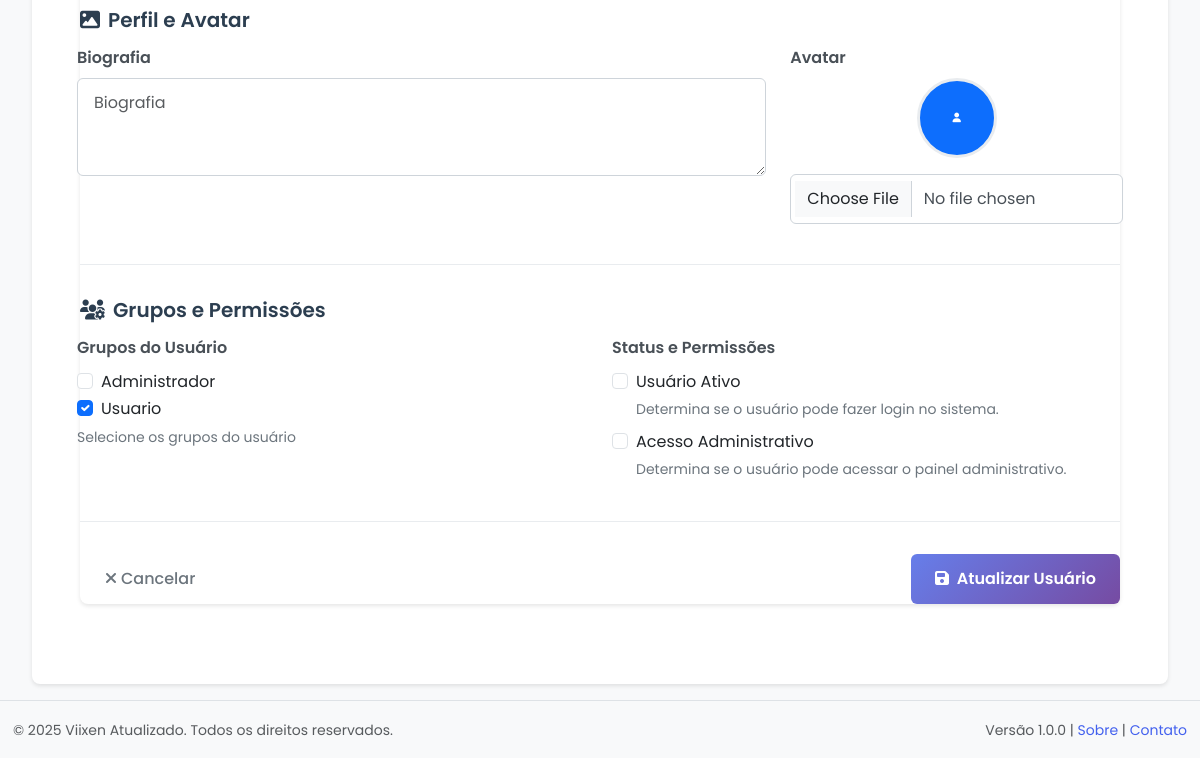
The page /accounts/users/16/edit/ (signed in, lower part) on the database as committed earlier.
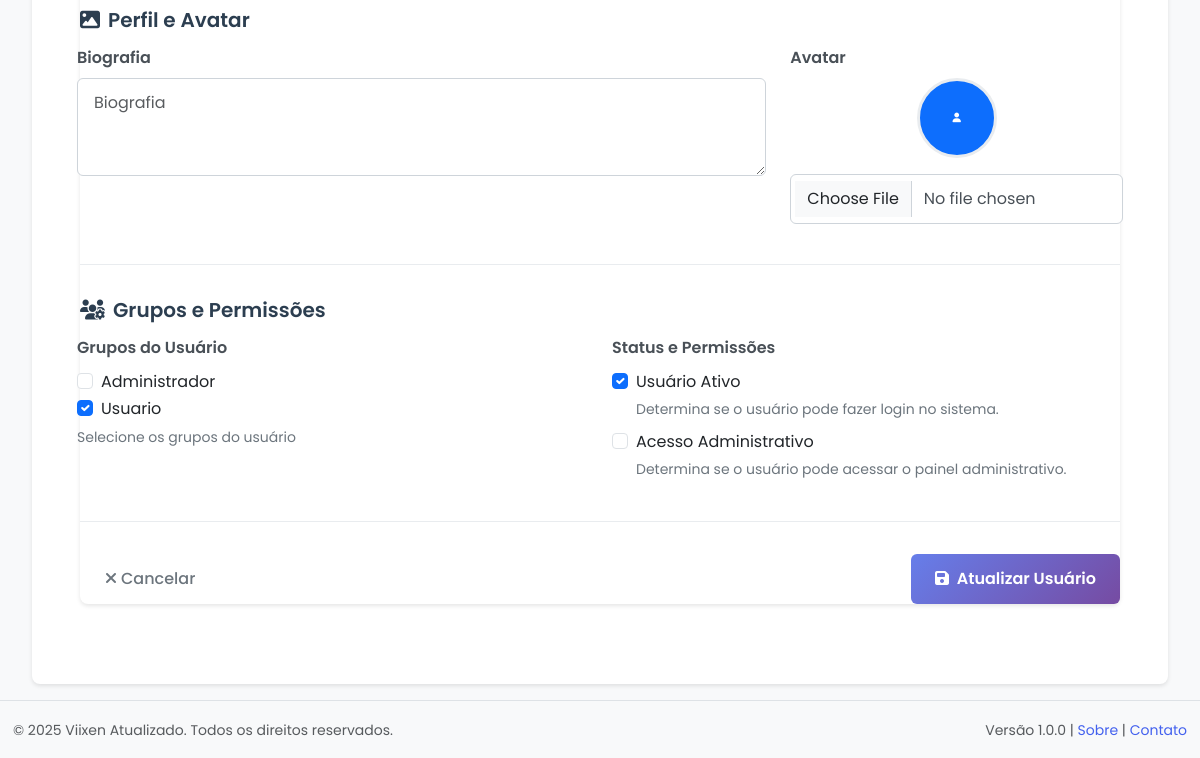
The same page on the database as committed later.
### apps/accounts/models.py (models this page shows, shortened)
class CustomUser(AbstractUser):
    avatar = models.ImageField(
        upload_to=avatar_upload_path,
        blank=True,
        null=True,
        validators=[FileExtensionValidator(allowed_extensions=['jpg', 'jpeg', 'png', 'gif'])]
    )
    bio = models.TextField(blank=True, max_length=500)
    cargo = models.ForeignKey(Cargo, on_delete=models.SET_NULL, null=True, blank=True, related_name='usuarios')
    departamento = models.ForeignKey(Departamento, on_delete=models.SET_NULL, null=True, blank=True, related_name='usuarios')
    data_nascimento = models.DateField(blank=True, null=True)
    telefone = models.CharField(max_length=20, blank=True)
    is_active = models.BooleanField(default=False)
    email_verificado = models.BooleanField(default=False)  # Tornar default explícito
    ultimo_login_social = models.DateTimeField(null=True, blank=True)
    provedor_social = models.CharField(max_length=30, blank=True)
    uid_social = models.CharField(max_length=255, blank=True)
    codigo_ativacao = models.CharField(max_length=6, blank=True, null=True)
    codigo_ativacao_criado_em = models.DateTimeField(null=True, blank=True)
    tentativas_codigo = models.IntegerField(default=0)
    class Meta:
        verbose_name = 'Usuário'
        verbose_name_plural = 'Usuários'
    def get_nome_completo(self):
        return f"{self.first_name} {self.last_name}".strip()
    def get_full_name(self):
        return self.get_nome_completo()

### apps/accounts/views.py (the view, shortened to what this page needs)
# urls.py: path('users/<int:pk>/edit/', UserUpdateView.as_view(), name='user_edit'),
class UserUpdateView(LoginRequiredMixin, UserPassesTestMixin, UpdateView):
    model = User
    form_class = UserManagementForm
    template_name = 'accounts/user_form.html'
    success_url = reverse_lazy('accounts:user_list')
    def test_func(self):
        return self.request.user.is_staff or self.request.user.groups.filter(name='Administrador').exists()
    def get_form_kwargs(self):
        kwargs = super().get_form_kwargs()
        kwargs['instance'] = self.get_object()
        kwargs['current_user'] = self.request.user
        return kwargs

### apps/accounts/forms.py (called while the page is built, shortened)
    def _apply_security_restrictions(self):
        if not self.current_user:
            return
        is_admin = (
            self.current_user.is_superuser or
            self.current_user.is_staff or
            self.current_user.groups.filter(name='Administrador').exists()
        )

### apps/accounts/models.py (called while the page is built)
    def __str__(self):
        return self.nome

    def __str__(self):
        return self.nome

### apps/accounts/templatetags/user_tags.py (called while the page is built)
@register.filter
def is_admin(user):
    if not user or not user.is_authenticated:
        return False
    return (
        user.is_superuser or
        user.is_staff or
        user.groups.filter(name='Administrador').exists()
    )

### apps/config/models.py (called while the page is built)
    def get_logo_url(self):
        if self.logo_principal and hasattr(self.logo_principal, 'url'):
            return self.logo_principal.url
        return None

    def get_favicon_url(self):
        if self.favicon and hasattr(self.favicon, 'url'):
            return self.favicon.url
        return None

    def has_custom_branding(self):
        return bool(self.logo_principal or self.favicon)

### apps/accounts/templates/accounts/user_form.html (shortened to what the changed rows need)
{% extends "base.html" %}
{% load static %}
{% load widget_tweaks %}
{% load user_tags %}
{% block content %}
<div class="container py-4">
    <div class="card mb-4">
        <div class="form-section">
            <div class="row">
                <div class="col-md-8">
                    <div class="mb-3">
                        <label for="{{ form.bio.id_for_label }}" class="form-label">
                            Biografia
                        </label>
                        {% render_field form.bio class="form-control" %}
                    </div>
                </div>
                <div class="col-md-4">
                    <div class="mb-3">
                        <label for="{{ form.avatar.id_for_label }}" class="form-label">
                            Avatar
                        </label>
                        <div class="text-center mb-3">
                            {% if object.avatar %}
                                <div class="user-avatar-md rounded-circle mx-auto d-flex align-items-center justify-content-center" id="avatar-preview">
                                    <img src="{{ object.avatar.url }}" alt="Avatar atual" class="rounded-circle">
                                </div>
                            {% else %}
                                <div class="user-avatar-md rounded-circle mx-auto d-flex align-items-center justify-content-center bg-primary" id="avatar-preview">
                                </div>
                            {% endif %}
                        </div>
                        {% render_field form.avatar class="form-control" onchange="previewAvatar(this)" %}
                    </div>
                </div>
            </div>
        </div>
        <div class="form-section">
            <div class="row">
                <div class="col-md-6">
                    <div class="mb-3">
                        <div class="form-check mb-2">
                            {% render_field form.is_active class="form-check-input" %}
                            <label class="form-check-label" for="{{ form.is_active.id_for_label }}">
                                Usuário Ativo
                            </label>
                            {% if form.is_active.help_text %}
                                <div class="form-text">{{ form.is_active.help_text }}</div>
                            {% endif %}
                        </div>
                        {% if user|is_admin %}
                            <div class="form-check">
                                {% render_field form.is_staff class="form-check-input" %}
                                <label class="form-check-label" for="{{ form.is_staff.id_for_label }}">
                                    Acesso Administrativo
                                </label>
                                {% if form.is_staff.help_text %}
                                    <div class="form-text">{{ form.is_staff.help_text }}</div>
                                {% endif %}
                            </div>
                        {% else %}
                            <div class="alert alert-info small">
                                <i class="fas fa-info-circle me-2"></i>
                                <strong>Restrição de Segurança:</strong> Apenas administradores podem conceder privilégios administrativos.
                            </div>
                        {% endif %}
                    </div>
                </div>
            </div>
        </div>
</div>
{% endblock %}

Rows that differ between the two databases and show on the page:
changed CustomUser: is_active "☐" → "☑"
